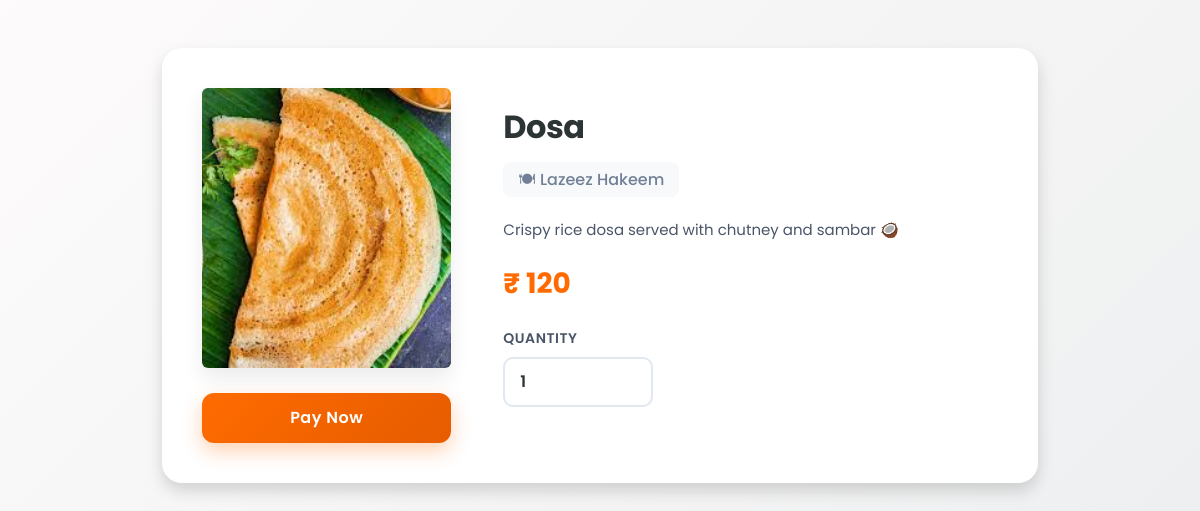
Screenshot of /paynow/3 (signed in) with the database file from the repository.
### app/models.py (models this page shows)
class Item(models.Model):
    restaurant = models.ForeignKey(Restaurant, on_delete=models.CASCADE)
    itemname = models.CharField(max_length=100)
    itemprice = models.IntegerField()
    itemdesc = models.TextField()
    itemimage = models.ImageField(upload_to='items/')
    itemcategory = models.CharField(max_length=50)
    rating = models.FloatField(default=0)
    is_available = models.BooleanField(default=True)

class Restaurant(models.Model):
    restaurantname = models.CharField(max_length=100)
    restaurantcontact = models.BigIntegerField()
    restaurantaddress = models.TextField()
    images=models.ImageField(upload_to='images/')

### app/views.py (the view)
# urls.py: path('paynow/<int:pk>', views.paynow, name='paynow'),
def paynow(req, pk):
    if 'user_id' in req.session or 'a_data' in req.session:
        item_details = Item.objects.get(id=pk)
        return render(req,'payment.html',{
            'item_details': item_details
        })
    else:
        return redirect('login')

### app/templates/payment.html (shortened to what this page needs)
{% load static %}
<!DOCTYPE html>
<html>
<head>
    <link href="https://cdn.jsdelivr.net/npm/bootstrap@5.3.2/dist/css/bootstrap.min.css" rel="stylesheet">
</head>
<body>
    <div class="container mt-5">
        <div class="card shadow p-4">
            <form method="POST" action="{% url 'payment_amount' item_details.id %}">
                <div class="row">
                    <div class="col-md-4">
                        <img src="{{ item_details.itemimage.url }}" class="img-fluid rounded">
                        <button class="btn btn-success">Pay Now</button>
                    </div>
                    <div class="col-md-8">
                        <h3>{{ item_details.itemname }}</h3>
                        <h6 class="text-muted">
                            🍽 {{ item_details.restaurant.restaurantname }}
                        </h6>
                        <p>
                            {{ item_details.itemdesc }}
                        </p>
                        <h5 class="text-success">
                            ₹ {{ item_details.itemprice }}
                        </h5>
                        <div class="mb-3">
                            <label class="form-label">Quantity</label>
                            <input type="number" name="quantity" value="1" class="form-control" min="1" required>
                        </div>
                    </div>
                </div>
            </form>
        </div>
    </div>
</body>
</html>

### app/templates/payment.html (style rules this page uses)
body { font-family: 'Poppins', sans-serif; background: linear-gradient(135deg, #fdfbfb 0%, #ebedee 100%); min-height: 100vh; color: #333; }
.container { max-width: 900px; }
.card { border: none; border-radius: 20px; background: #ffffff; box-shadow: 0 15px 35px rgba(0, 0, 0, 0.05); padding: 40px !important; margin-bottom: 50px; transition: all 0.3s ease; }
.card img { border-radius: 16px; height: 280px; width: 100%; object-fit: cover; box-shadow: 0 10px 20px rgba(0, 0, 0, 0.08); transition: transform 0.3s ease; }
.col-md-4 { display: flex; flex-direction: column; gap: 15px; }
.col-md-8 { display: flex; flex-direction: column; justify-content: center; padding-left: 40px !important; }
h3 { font-weight: 700; color: #2d3436; font-size: 32px; margin-bottom: 15px; letter-spacing: -0.5px; }
h6.text-muted { font-size: 16px; font-weight: 500; color: #718096 !important; margin-bottom: 20px; background: #f8f9fa; padding: 8px 15px; border-radius: 8px; display: inline-block; width: fit-content; }
p { font-size: 15px; line-height: 1.7; color: #4a5568; margin-bottom: 25px; }
.text-success { color: #ff6b00 !important; font-weight: 700; font-size: 28px; margin-bottom: 25px; }
.form-label { font-weight: 600; color: #4a5568; margin-bottom: 8px; font-size: 14px; text-transform: uppercase; letter-spacing: 0.5px; }
input[type="number"] { border-radius: 10px; height: 50px; border: 2px solid #e2e8f0; font-weight: 600; font-size: 16px; color: #2d3436; padding-left: 15px; transition: all 0.3s ease; box-shadow: none !important; max-width: 150px; }
button.btn-success { background: linear-gradient(135deg, #ff6b00 0%, #e65c00 100%); border: none; width: 100%; height: 50px; font-weight: 600; font-size: 16px; letter-spacing: 0.5px; border-radius: 12px; margin-top: 10px; box-shadow: 0 8px 20px rgba(255, 107, 0, 0.3); transition: all 0.3s ease; }

### rows the page displays
Item: itemimage (picture), itemname "Dosa", restaurant.restaurantname "Lazeez Hakeem", itemdesc "Crispy rice dosa served with chutney and sambar 🥥", itemprice "120"
